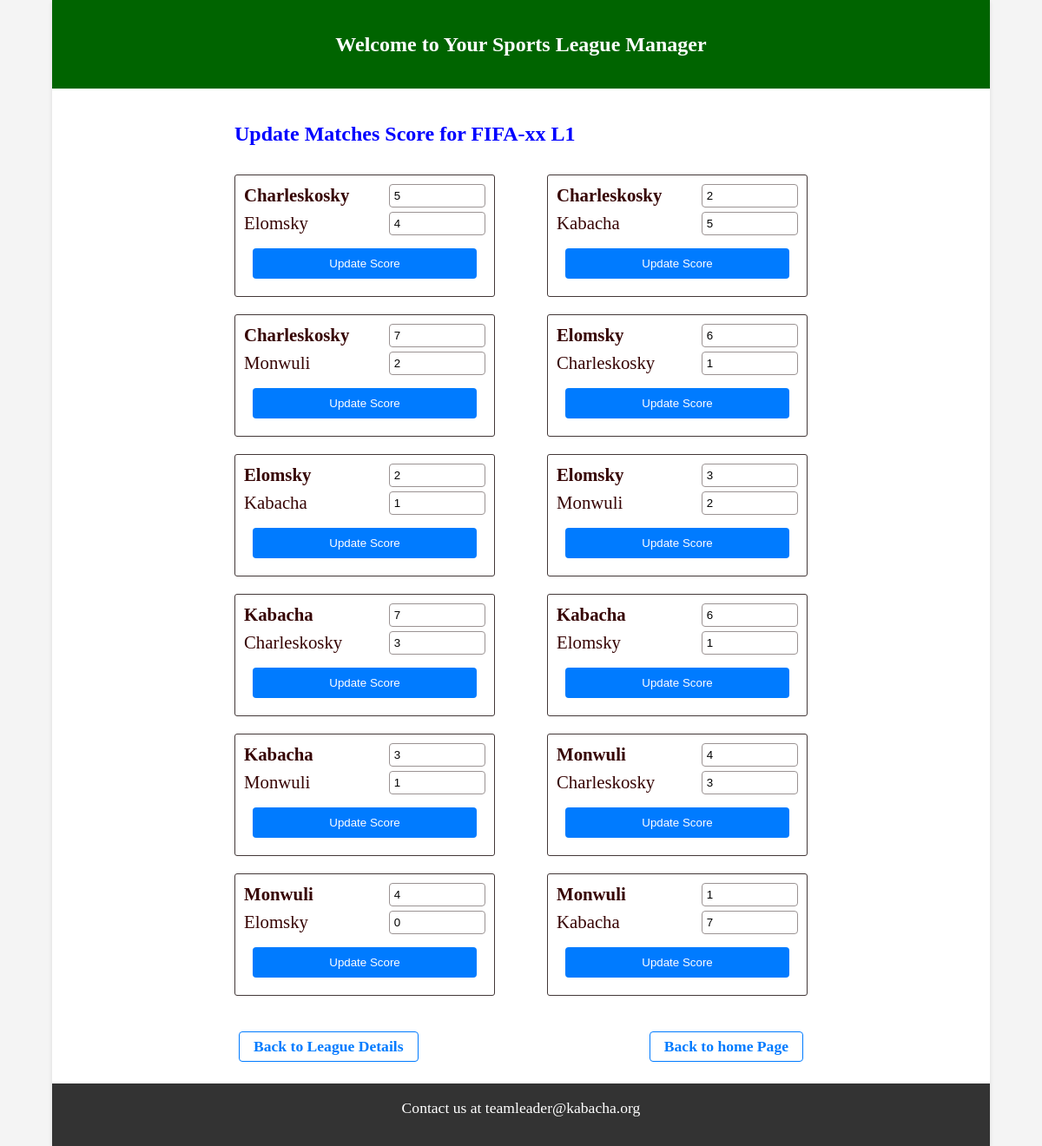
Screenshot of /league/1/update-matches/ with the database file from the repository.
### matches/models.py (models this page shows, shortened)
class League(models.Model):
    name = models.CharField(max_length=50, unique=True)
    number_of_teams = models.IntegerField()
    start_date = models.DateField()
    end_date = models.DateField()

class Match(models.Model):
    league = models.ForeignKey(League, related_name='matches', on_delete=models.CASCADE)
    date = models.DateField()
    home_team = models.ForeignKey(Team, related_name='home_games', on_delete=models.CASCADE)
    away_team = models.ForeignKey(Team, related_name='away_games', on_delete=models.CASCADE)
    home_score = models.IntegerField(default=0, validators=[MinValueValidator(0)])
    away_score = models.IntegerField(default=0, validators=[MinValueValidator(0)])
    completed = models.BooleanField(default=False)

class Team(models.Model):
    league = models.ForeignKey(League, related_name='teams', on_delete=models.CASCADE)
    name = models.CharField(max_length=100)
    name_short = models.CharField(max_length=4)
    games_played = models.IntegerField(default=0)
    wins = models.IntegerField(default=0)
    losses = models.IntegerField(default=0)
    draws = models.IntegerField(default=0)
    points = models.IntegerField(default=0)
    goals_for = models.IntegerField(default=0, validators=[MinValueValidator(0)])
    goals_against = models.IntegerField(default=0, validators=[MinValueValidator(0)])
    goal_difference = models.IntegerField(default=0)
    class Meta:
        unique_together = ('name', 'league')
    def __str__(self):
        return self.name

### matches/views.py (the view, shortened to what this page needs)
# urls.py: path('league/<int:league_id>/update-matches/', ListAndUpdateMatchesView.as_view(), name='updateLeagueMatches'),
class ListAndUpdateMatchesView(View):
    template_name = 'matches/updateLeagueScore.html'
    def get(self, request, *args, **kwargs):
        league_id = self.kwargs['league_id']
        league = get_object_or_404(League, pk=league_id)
        matches = Match.objects.filter(league=league).order_by('date')
        return render(request, self.template_name, {'matches': matches, 'league': league})

### matches/templates/matches/updateLeagueScore.html (shortened to what this page needs)
{% extends "matches/home.html" %} {% block title %}League Creation{% endblock %}
{% block content %}
<div class="updateScore">
  <h1>Update Matches Score for {{ league.name }}</h1>
    {% for match in matches %}
    <form method="post" action="{% url 'updateLeagueMatches' league_id=league.id %}">
      <div class="aller_retour">
        <div class="team_goals_aff">
          <div>
            <span style="font-weight: bold;">{{ match.home_team }}</span>
            <input
              type="number"
              name="home_score"
              value="{{ match.home_score }}"
            />
          </div>
          <div>
            <span>{{ match.away_team }}</span>
            <input
              type="number"
              name="away_score"
              value="{{ match.away_score }}"
            />
          </div>
        </div>
        <div class="update_button">
          <button type="submit">Update Score</button>
        </div>
      </div>
    </form>
    {% endfor %}
  <div class="backdir">
    <a href="{% url 'allLeague' %}">Back to League Details</a>
    <a href="{% url 'index' %}">Back to home Page</a>
  </div>
</div>
{% endblock %}

### matches/static/matches/css/style.css (style rules this page uses)
body { color: #360303; background-color: #f4f4f4; }
h1 { font-size: 1.5rem; font-weight: bold; text-align: center; padding-top: 1.2rem; padding-bottom: 1.2rem; }
a { text-decoration: none; font-size: 1.1rem; color: green; font-weight: bold; }
.backdir { display: flex; justify-content: space-between; margin-top: 1rem; }
.backdir a { text-decoration: none; color: #007bff; background-color: transparent; margin: 5px; padding: 8px 16px; border: 1px solid #007bff; border-radius: 4px; display: inline-block; }
.updateScore { max-width: 700px; display: flex; flex-wrap: wrap; justify-content: space-between; align-items: flex-start; padding: 20px 20px; }
.updateScore h1 { font-size: 1.5rem; text-align: center; font-weight: bold; margin-bottom: 1rem; color: blue; }
.updateScore form .aller_retour .team_goals_aff { display: flex; flex-direction: column; justify-content: flex-end; }
.updateScore form .aller_retour .team_goals_aff div { margin-bottom: 5px; display: flex; justify-content: space-between; align-items: center; }
.updateScore form .aller_retour input[type="number"] { padding: 5px; border: 1px solid #9b9393; border-radius: 4px; width: 40%; }
.updateScore form .aller_retour { padding: 10px 10px; border: 1px solid rgb(67, 56, 56); border-radius: 3px; margin-bottom: 20px; display: flex; flex-direction: column; justify-content: space-between; width: 300px; font-size: 1.3rem; flex-wrap: wrap; }
.updateScore form .update_button { padding: 10px; justify-content: flex-end; }
.updateScore form .update_button button { padding: 10px 10px; background-color: #007bff; color: white; border: none; border-radius: 4px; cursor: pointer; transition: background-color 0.3s ease; width: 100%; }
.updateScore .backdir { width: 100%; }

### rows the page displays
League: name "FIFA-xx L1"
Match: home_team "Charleskosky", home_score "5", away_team "Elomsky", away_score "4"
Match: home_team "Charleskosky", home_score "2", away_team "Kabacha", away_score "5"
Match: home_team "Charleskosky", home_score "7", away_team "Monwuli", away_score "2"
Match: home_team "Elomsky", home_score "6", away_team "Charleskosky", away_score "1"
Match: home_team "Elomsky", home_score "2", away_team "Kabacha", away_score "1"
Match: home_team "Elomsky", home_score "3", away_team "Monwuli", away_score "2"
Match: home_team "Kabacha", home_score "7", away_team "Charleskosky", away_score "3"
Match: home_team "Kabacha", home_score "6", away_team "Elomsky", away_score "1"
Match: home_team "Kabacha", home_score "3", away_team "Monwuli", away_score "1"
Match: home_team "Monwuli", home_score "4", away_team "Charleskosky", away_score "3"
Match: home_team "Monwuli", home_score "4", away_team "Elomsky", away_score "0"
Match: home_team "Monwuli", home_score "1", away_team "Kabacha", away_score "7"
